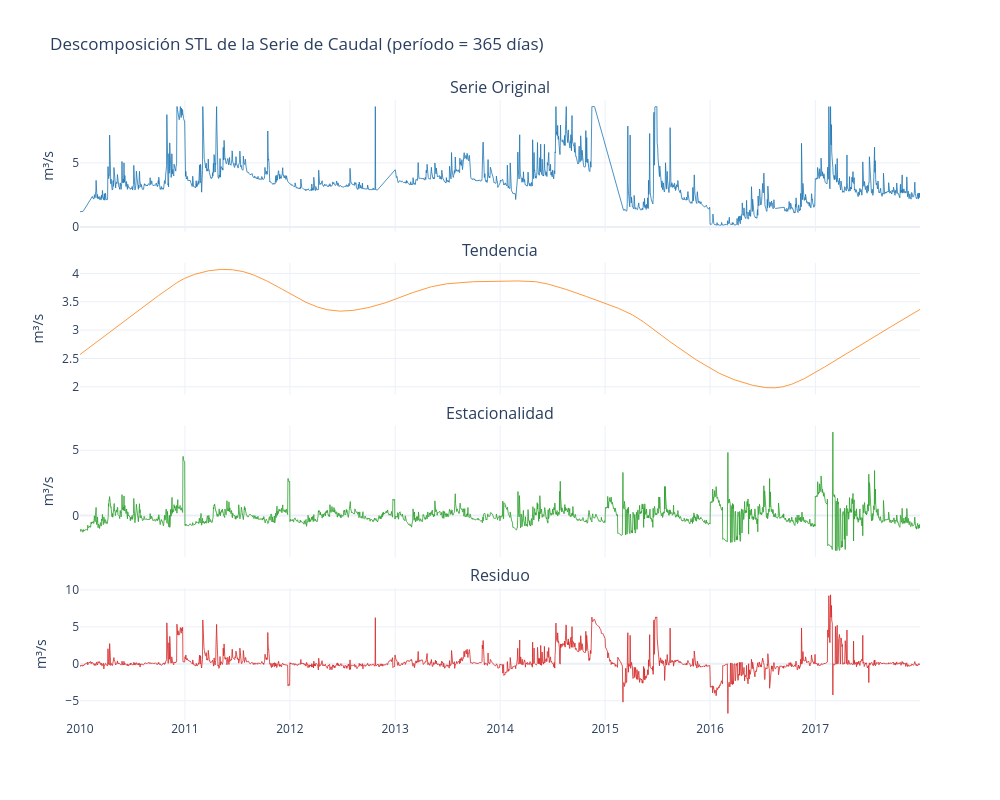

Notebook code for this chart:
### Markdown cell above
## 4. Visualización de Componentes Descompuestos

Cada componente se grafica por separado para entender su contribución a la serie original.

### Code cell
# Visualización de los 4 componentes STL
componentes = {
    "Serie Original": df["Caudal"],
    "Tendencia": resultado.trend,
    "Estacionalidad": resultado.seasonal,
    "Residuo": resultado.resid,
}

colores = ["#1f77b4", "#ff7f0e", "#2ca02c", "#d62728"]
fig = make_subplots(rows=4, cols=1, shared_xaxes=True,
                    subplot_titles=list(componentes.keys()),
                    vertical_spacing=0.05)

for i, (nombre, serie) in enumerate(componentes.items(), 1):
    fig.add_trace(go.Scatter(
        x=serie.index, y=serie.values,
        mode="lines", name=nombre,
        line=dict(color=colores[i-1], width=0.8),
    ), row=i, col=1)

fig.update_layout(
    title="Descomposición STL de la Serie de Caudal (período = 365 días)",
    height=800, width=1000, showlegend=False,
)
fig.update_yaxes(title_text="m³/s", row=1, col=1)
fig.update_yaxes(title_text="m³/s", row=2, col=1)
fig.update_yaxes(title_text="m³/s", row=3, col=1)
fig.update_yaxes(title_text="m³/s", row=4, col=1)
fig.show()

### Figure 1 — Plotly figure (JSON) as saved in the notebook; plotly's stock layout.template omitted (floating-point values rounded to 4 significant figures; data arrays with more than 128 entries replaced by an {"elided": "..."} marker saying what was removed)
{"data": [{"line": {"color": "#1f77b4", "width": 0.8}, "mode": "lines", "name": "Serie Original", "type": "scatter", "x": {"elided": "2922 str values"}, "xaxis": "x", "y": {"elided": "2922 float values"}, "yaxis": "y"}, {"line": {"color": "#ff7f0e", "width": 0.8}, "mode": "lines", "name": "Tendencia", "type": "scatter", "x": {"elided": "2922 str values"}, "xaxis": "x2", "y": {"elided": "2922 float values"}, "yaxis": "y2"}, {"line": {"color": "#2ca02c", "width": 0.8}, "mode": "lines", "name": "Estacionalidad", "type": "scatter", "x": {"elided": "2922 str values"}, "xaxis": "x3", "y": {"elided": "2922 float values"}, "yaxis": "y3"}, {"line": {"color": "#d62728", "width": 0.8}, "mode": "lines", "name": "Residuo", "type": "scatter", "x": {"elided": "2922 str values"}, "xaxis": "x4", "y": {"elided": "2922 float values"}, "yaxis": "y4"}], "layout": {"annotations": [{"font": {"size": 16}, "showarrow": false, "text": "Serie Original", "x": 0.5, "xanchor": "center", "xref": "paper", "y": 1, "yanchor": "bottom", "yref": "paper"}, {"font": {"size": 16}, "showarrow": false, "text": "Tendencia", "x": 0.5, "xanchor": "center", "xref": "paper", "y": 0.7375, "yanchor": "bottom", "yref": "paper"}, {"font": {"size": 16}, "showarrow": false, "text": "Estacionalidad", "x": 0.5, "xanchor": "center", "xref": "paper", "y": 0.475, "yanchor": "bottom", "yref": "paper"}, {"font": {"size": 16}, "showarrow": false, "text": "Residuo", "x": 0.5, "xanchor": "center", "xref": "paper", "y": 0.2125, "yanchor": "bottom", "yref": "paper"}], "height": 800, "showlegend": false, "title": {"text": "Descomposición STL de la Serie de Caudal (período = 365 días)"}, "width": 1000, "xaxis": {"anchor": "y", "domain": [0, 1], "matches": "x4", "showticklabels": false}, "xaxis2": {"anchor": "y2", "domain": [0, 1], "matches": "x4", "showticklabels": false}, "xaxis3": {"anchor": "y3", "domain": [0, 1], "matches": "x4", "showticklabels": false}, "xaxis4": {"anchor": "y4", "domain": [0, 1]}, "yaxis": {"anchor": "x", "domain": [0.7875, 1], "title": {"text": "m³/s"}}, "yaxis2": {"anchor": "x2", "domain": [0.525, 0.7375], "title": {"text": "m³/s"}}, "yaxis3": {"anchor": "x3", "domain": [0.2625, 0.475], "title": {"text": "m³/s"}}, "yaxis4": {"anchor": "x4", "domain": [0, 0.2125], "title": {"text": "m³/s"}}}}
